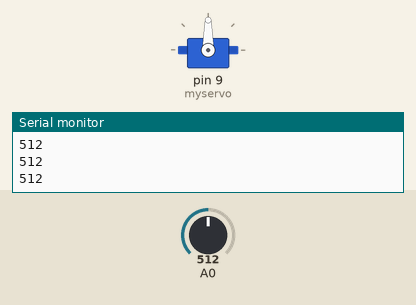
This sketch was run on a simulated Arduino Uno, built with avr-gcc and run on an emulated ATmega328P. Shown: servo, the last lines printed to the serial monitor. Inputs (shaded band) come from the test bench; at power-on: A0 = 512.

Above: at 1.2 s.
1.3 s: A0 set to 212
3.0 s: A0 set to 184
At 3.95 s:
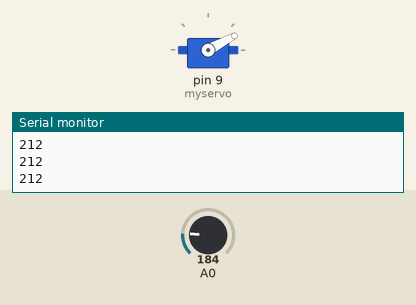
6.0 s: A0 set to 210
At 7.5 s:
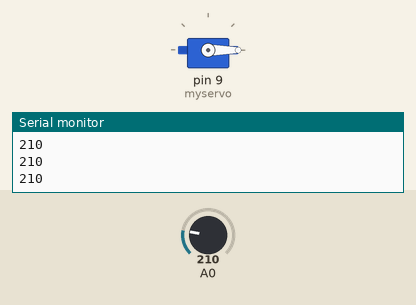
Timing chart, 0 to 9.0 s (numbered marks = the images above; inputs shaded):
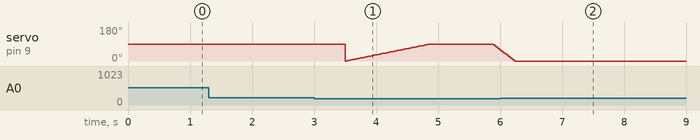

The sketch:

AutoGolfTee.ino
```cpp
#include <Servo.h>
int angle = 1;
Servo myservo;

void setup() {
  // put your setup code here, to run once:
pinMode(9,OUTPUT);
pinMode(A0, INPUT);
myservo.attach(9);
Serial.begin(9600);
}

void loop() {

Serial.println(analogRead(A0));
if (analogRead(A0) < 200) {
delay(500);
for (angle = 0; angle <= 90; angle += 1){
  myservo.write(angle);
  delay(15);
}

delay(1000);

for (angle = 90; angle >= 0; angle -= 5){
  myservo.write(angle);
  delay(20);
    }

delay(1000);
  }
}
```

Measured:
- the behaviour switches between 200 and 199 on A0 (found by bisection; images 0 and 1)
- after the input at 6.0 s, servo on pin 9 (myservo): goes on until 6.2 s, then stays 0°
